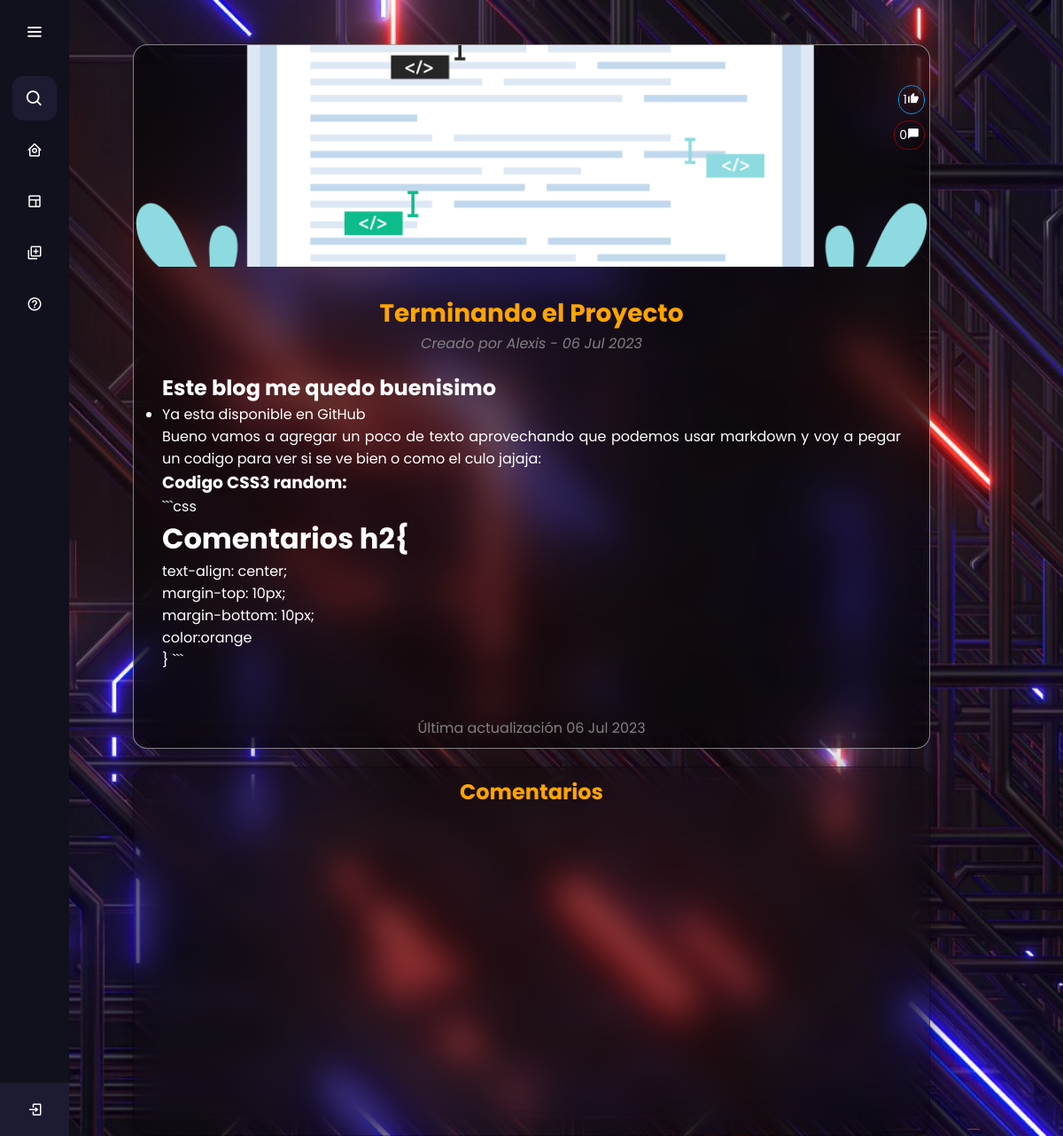
Screenshot of /post/28/ with the database file from the repository.
### blog_app/models.py (models this page shows, shortened)
class Post(models.Model):
    titulo = models.CharField(max_length=50)
    introduccion = models.CharField(max_length=100)
    contenido = models.TextField()
    imagen = models.ImageField(upload_to='post', null=True)
    autor = models.ForeignKey(User, on_delete=models.CASCADE)
    categoria = models.ManyToManyField(Categoria)
    created = models.DateTimeField(auto_now_add=True)
    updated = models.DateTimeField(auto_now_add=True)
    class Meta:
        verbose_name = 'post'
        verbose_name_plural = 'posts'

### blog_app/views.py (the view)
# urls.py: path('post/<int:post_id>/', views.view_post, name='Post'),
def view_post(request, post_id):
    view_name = 'View_post'
    context = {
        "post_css":"blog_app/css/post.css",
        "post_js":"blog_app/js/post.js",
        }
    post = Post.objects.get(id=post_id)
    return render(request, 'blog_app/post.html', {'view_name':view_name,"context":context ,'post': post})

### blog_app/context_processor.py (called while the page is built)
def categorias_context_processor(request):
    categorias = Categoria.objects.all()
    return {'categorias': categorias}

def comentarios_context_processor(request):
    comentarios = Comentario.objects.all()
    cantidad_comentarios = comentarios.count()
    return {'comentarios': comentarios, 'cantidad_comentarios': cantidad_comentarios}

### blog_app/templatetags/markdown_extras.py (called while the page is built)
@register.filter()
@stringfilter
def markdown(value):
    return md.markdown(value)

### blog_app/templates/blog_app/post.html (shortened to what this page needs)
{% extends '../blog_app/base.html' %}
{% load markdown_extras %}
{% load static %}
{% block css_file %}
    <link href="{% static context.post_css %}" rel="stylesheet">
{% endblock %}
{% block content %}
    <div id="bigContainer">
        <div id="indexPost">
            <div id="headerPost">
                <span id="likesPost"><a href="{% url 'like_post' post.id %}">{{ post.like_set.count }}<i class='bx bxs-like'></i></a></span>
                <span id="commentsPost"><a href="#">{{ post.comentario_set.count }}</a><i class='bx bxs-comment'></i></span>
                <img src="{{ post.imagen.url }}" alt="{{ post.titulo }}">
            </div>
        <div id="bodyPost">
            <div id="headerBody">
                <h3>{{post.titulo}}</h3>
                <span>Creado por {{post.autor}} - {{ post.created|date:"d M Y" }}</span>
            </div>
            <div id="contentBody" class="markdown-content">
                <p>{{ post.contenido|markdown|safe}}</p>
            </div>
        </div>
        <div id="footerPost">
            <span>Última actualización {{ post.updated|date:"d M Y" }}</span>
        </div>
    </div>
    <div id="indexComentarios">
        <h2>Comentarios </h2>
        <div id="comentarioContainer">
        </div>
        <div id="formComentario">
    </div>
    </div>
{% endblock %}

### blog_app/static/blog_app/css/side_bar.css (style rules this page uses)
* { margin: 0; padding: 0; box-sizing: border-box; font-family: "Poppins" , sans-serif; }

### blog_app/static/blog_app/css/base.css (style rules this page uses)
body { background: url("../img/home_bg.jpg"); background-attachment: fixed; background-position: center; background-size: cover; margin:auto; width:100%; height:100%; background-color:bisque; display: flex; }

### blog_app/static/blog_app/css/post.css (style rules this page uses)
body { display: flex; justify-content: center; align-items: center; font-family: Arial, sans-serif; overflow-y: scroll; }
#bigContainer { max-width: 100%; max-height: 100%; margin: 25px }
#indexPost { max-width: 900px; display: flex; flex-direction: column; justify-content: center; align-items: center; margin: auto; margin-top: 50px; background: rgba(0, 0, 0, 0.57); border-radius: 16px; box-shadow: 0 4px 30px rgba(0, 0, 0, 0.1); backdrop-filter: blur(20px); -webkit-backdrop-filter: blur(20px); border: 1px solid rgba(255, 255, 255, 0.493); overflow: hidden; }
#headerPost { width: 100%; height: 250px; position: relative; overflow: hidden; }
#likesPost { position: absolute; top: 45px; right: 5px; border-radius: 15px; color: white; font-size: 14px; border: solid rgb(4, 150, 235) 1px; background-color: transparent; padding: 5px; margin: 0; z-index: 1; }
#likesPost a { text-decoration: none; color: white; font-size: 14px; }
#commentsPost { position: absolute; top: 85px; right: 5px; border-radius: 15px; color: white; font-size: 14px; border: solid rgb(141, 0, 0) 1px; background-color: transparent; padding: 5px; margin: 0; z-index: 1; }
#commentsPost a { text-decoration: none; color: white; font-size: 14px; }
#headerPost img { width: 100%; height: 100%; object-fit: cover; position: relative; top: 0; left: 0; }
#bodyPost { padding: 2rem; position: relative; }
#headerBody { margin-bottom: 20px; display: flex; flex-direction: column; justify-content: center; align-items: center; }
#headerBody h3 { margin: 0; color: orange; text-align: center; font-size: 28px; }
#headerBody span { color: gray; font-style: italic; text-align: center; }
#contentBody p { margin: 0; color:#fff; text-align: justify; height: 100%; }
#footerPost { margin-top: 20px; margin-bottom: 10px; display: flex; flex-direction: column; justify-content: center; align-items: center; }
#footerPost span { color: gray; text-align: center; }
.markdown-content { color: #fff; }
.markdown-content h1 { color: #fff; }
.markdown-content h2 { color: #fff; }
.markdown-content h3 { color: #fff; }
.markdown-content li { color: #fff; }
.markdown-content pre { color: #fff; }
.markdown-content p { color: #fff; }
#indexComentarios { margin: 20px; width: 900px; min-height: 350px; color: rgb(0, 0, 0); background: rgba(0, 0, 0, 0.301); border-radius: 16px; box-shadow: 0 4px 30px rgba(0, 0, 0, 0.459); backdrop-filter: blur(17.9px); -webkit-backdrop-filter: blur(17.9px); border: 1px solid rgba(0, 0, 0, 0.3); }
#indexComentarios h2 { text-align: center; margin-top: 10px; margin-bottom: 10px; color:orange }
#comentarioContainer { width: 100%; min-height: 300px; display: flex; flex-direction: column; justify-content: center; align-items: center; padding: 10px; margin: 0; margin-bottom: 10px; }
#formComentario { width: 100%; height: 50px; }

### rows the page displays
Post: like_set.count "1", comentario_set.count "0", imagen (picture), titulo "Terminando el Proyecto", autor "Alexis", created "06 Jul 2023", contenido "Este blog me quedo buenisimo Ya esta disponible en GitHub Bueno vamos a agregar un poco de texto aprovechando que podemos usar markdown y voy a pegar un codigo para ver si se ve bien o como el culo jajaja: Codigo CSS3 random: ```css Comentarios h2{ text-align: center; margin-top: 10px; margin-bottom: 10px; color:orange } ```", updated "06 Jul 2023"
